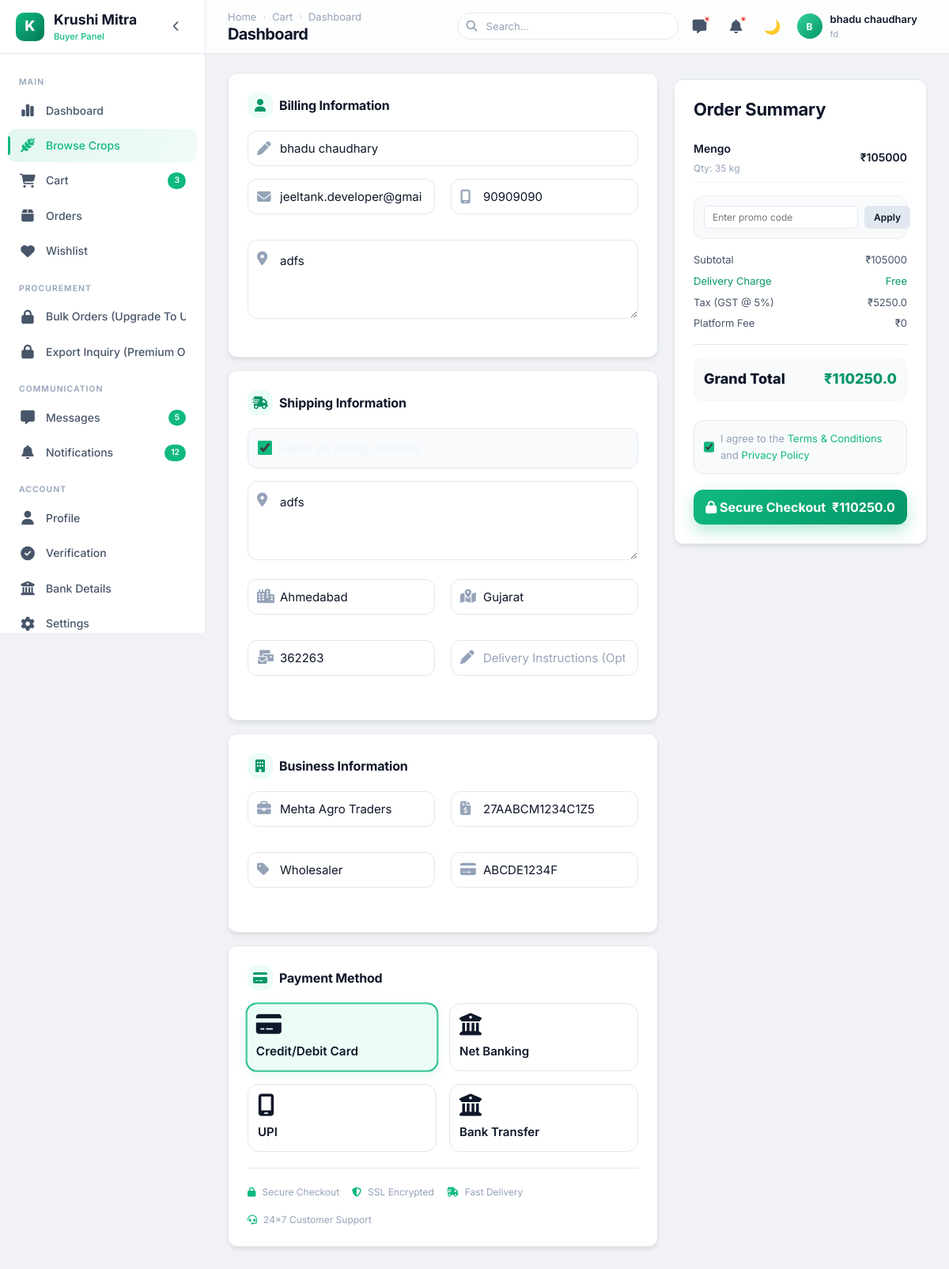
The page /buyer/checkout/ (signed in) on the database as committed earlier.
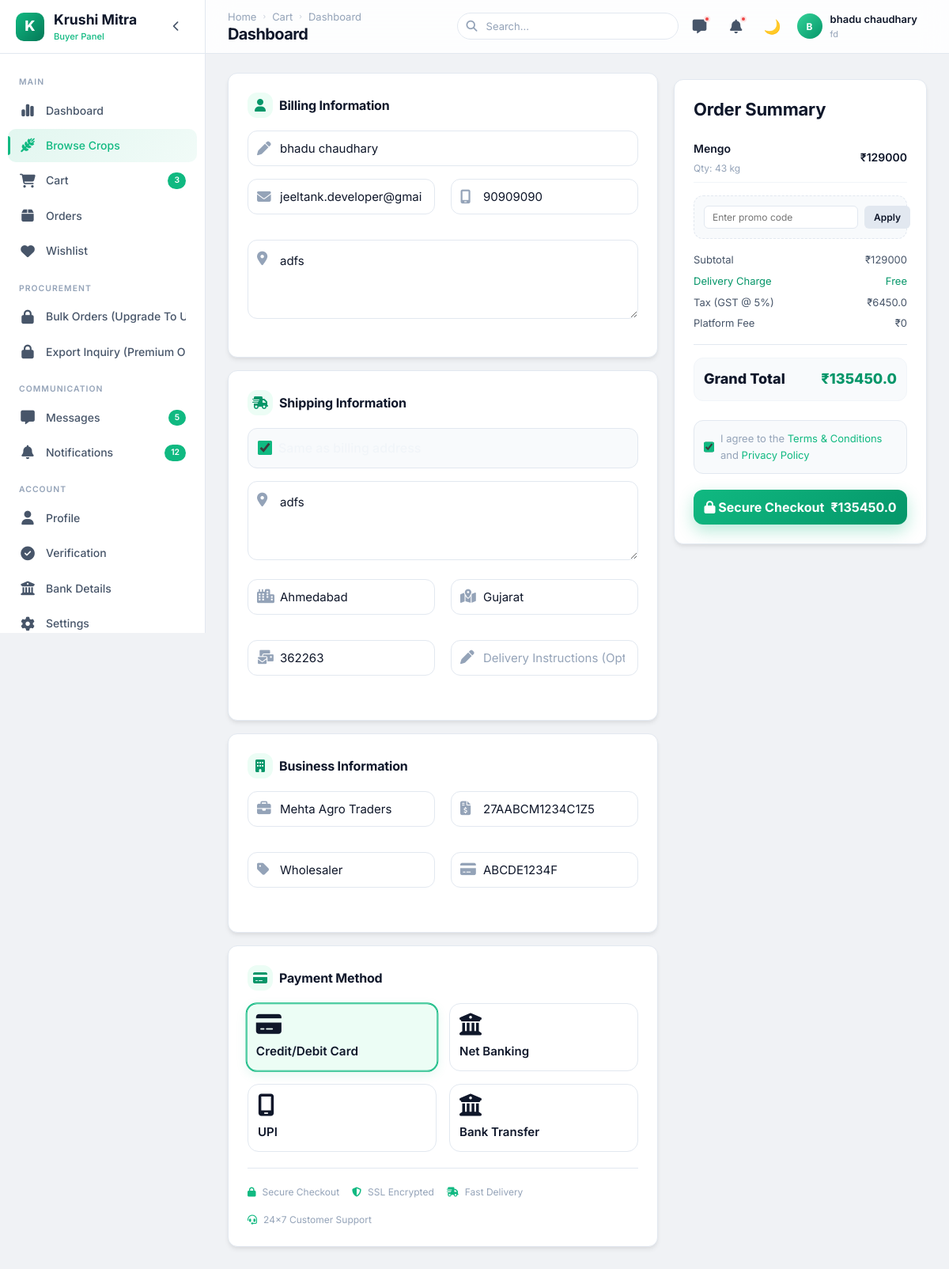
The same page on the database as committed later.
### buyer/models.py (models this page shows, shortened)
class CartItem(models.Model):
    cart = models.ForeignKey(Cart,on_delete=models.CASCADE,related_name='items')
    crop = models.ForeignKey(crop,on_delete=models.CASCADE,related_name='crop')
    quantity = models.PositiveIntegerField(default=1)
    added_at = models.DateTimeField(auto_now_add=True)
    class Meta:
        unique_together = ('cart', 'crop')
    @property
    def subtotal(self):
        return self.crop.price * self.quantity

class Cart(models.Model):
    user = models.OneToOneField(
        User,
        on_delete=models.CASCADE,
        related_name='cart'
    )
    tax_per = models.IntegerField(blank=True, null=True,default=5)
    total_kg = models.IntegerField(blank=True, null=True)
    cart_limit = models.IntegerField(blank=True, null=True,default=1000)
    created_at = models.DateTimeField(auto_now_add=True)
    updated_at = models.DateTimeField(auto_now=True)
    @property
    def total_price(self):
        return sum(item.subtotal for item in self.items.all())
    @property
    def tax(self):
        return (self.total_price * self.tax_per) / 100
    @property
    def final_price(self):
        return self.total_price + self.tax

### farmer/models.py (models this page shows, shortened)
class crop(models.Model):
    CATEGORY_CHOICES = (
        ('grain cereals', 'Grain cereals'),
        ('vegetables', 'Vegetables'),
        ('fruits', 'Fruits'),
        ('pulses', 'Pulses'),
        ('spices', 'Spices'),
        ('cotton', 'Cotton'),
    )
    user = models.ForeignKey(User,on_delete=models.CASCADE,related_name="seller")
    cropname = models.CharField(max_length=20)
    category = models.CharField(max_length=20 , choices = CATEGORY_CHOICES)
    quantity = models.IntegerField()
    price = models.IntegerField()
    description = models.TextField(null=True, blank=True)
    image = models.FileField(upload_to='crop/images/', null=True, blank=True)
    is_approved = models.BooleanField(default=False)
    created_at = models.DateTimeField(auto_now_add=True)

### farmer/views.py (the view)
        def wrapper(request, *args, **kwargs):
            if "contact" in request.session:
                try:
                    user = User.objects.get(contact=request.session['contact'])
                    request.uid = user
                    if user.role not in allowed_roles:
                        messages.error(request, "Access Denied")
                        return redirect('login')
                    return view_function(request, *args, **kwargs)
                except User.DoesNotExist:
                    return redirect('login')
            return redirect('login')

### farmer/views.py (called while the page is built)
def check_login(allowed_roles):
    def decorator(view_function):
        def wrapper(request, *args, **kwargs):
            if "contact" in request.session:
                try:
                    user = User.objects.get(contact=request.session['contact'])
                    request.uid = user
                    if user.role not in allowed_roles:
                        messages.error(request, "Access Denied")
                        return redirect('login')
                    return view_function(request, *args, **kwargs)
                except User.DoesNotExist:
                    return redirect('login')
            return redirect('login')
        return wrapper
    return decorator

### buyer/templates/buyer/checkout.html (shortened to what the changed rows need)
<!DOCTYPE html>
{% load static %}
<html lang="en" data-theme="light">
<head>
  <link rel="stylesheet" href="{% static 'buyer/css/style.css' %}">
  <link rel="stylesheet" href="{% static 'buyer/css/checkout.css' %}">
  <link rel="stylesheet" href="https://cdnjs.cloudflare.com/ajax/libs/font-awesome/6.4.0/css/all.min.css">
</head>
<body>
  <div class="app-layout">
    <div class="main-wrapper">
      <header class="navbar">
        <div class="navbar-left"><button class="mobile-menu-btn"></button>
          <div>
            <h1 class="page-title">Checkout</h1>
          </div>
        </div>
      </header>
            <main class="main-content">
        <div class="checkout-layout">
          <div class="checkout-summary">
            <div class="premium-card summary-card" style="padding: 24px;">
              {%for item in cart_items%}
                <div class="product-row">
                  <div class="product-info">
                    <div class="product-name">{{item.crop.cropname}}</div>
                    <div class="product-meta">Qty: {{item.quantity}} kg</div>
                  </div>
                  <div class="product-price">₹{{item.subtotal}}</div>
                </div>
                {%endfor%}
              <div class="pricing-breakdown">
                <div class="pricing-row">
                  <span>Subtotal</span>
                  <span>₹{{cart.total_price}}</span>
                </div>
                <div class="pricing-row">
                  <span>Tax (GST @ {{cart.tax_per}}%)</span>
                  <span>₹{{cart.tax}}</span>
                </div>
              </div>
              <div class="total-box">
                <div class="final-total-row">
                  <span>Grand Total</span>
                  <span class="amount" id="grand-total">₹{{cart.final_price}}</span>
                </div>
              </div>
              <button type="button" class="btn-place-order" id="placeOrderBtn" onclick="submitOrder()">
                <span><i class="fa-solid fa-lock"></i> Secure Checkout</span>
                <span id="btn-total">₹{{cart.final_price}}</span>
              </button>
            </div>
          </div>
        </div>
      </main>
    </div>
  </div>
</body>
</html>

Rows that differ between the two databases and show on the page:
changed CartItem "Mengo": quantity "35" → "43"; subtotal "105000" → "129000"
changed through a linked row, Cart: total_price "105000" → "129000"; tax "5250.0" → "6450.0"; final_price "110250.0" → "135450.0"
